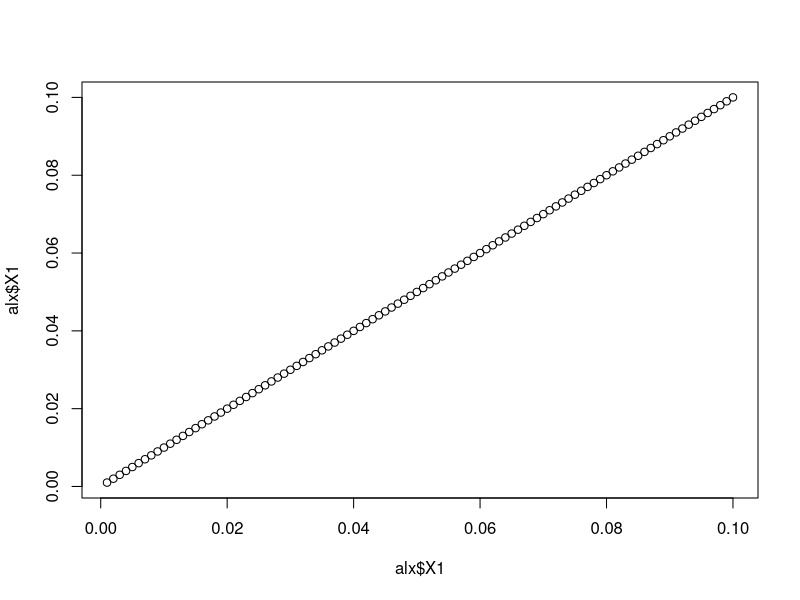

The R script that drew this image:
rm(list=ls(all=TRUE))

A=cbind(c(1,-1), c(-1,1))
a=runif(2)
b=runif(2)
alx=rbind()
for( epsilon in (1:100)/1000)
{
  #  epsilon=0.0000000001
  
A[2,1]=a[1]-1i*a[2]*epsilon
A[1,2]=a[1]+1i*a[2]*epsilon
A[1,1]=1i*b[2]*epsilon+b[1]
A[2,2]=-1i*b[2]*epsilon+b[1]
eigen(A)
A[2,1]=a[1]-1i*a[2]*epsilon
A[1,2]=a[1]+1i*a[2]*epsilon
A[1,1]=b[2]*epsilon+b[1]
A[2,2]=-b[2]*epsilon+b[1]
eigen(A)
# print(epsilon)
# print(eigen(A)$vectors)

w1=Re(eigen(A)$vectors[1,1]*Conj(eigen(A)$vectors[1,1]))
w2=Re(eigen(A)$vectors[1,2]*Conj(eigen(A)$vectors[1,2]))
w12=Re(eigen(A)$vectors[2,1]*Conj(eigen(A)$vectors[2,1]))
w22=Re(eigen(A)$vectors[2,2]*Conj(eigen(A)$vectors[2,2]))
alx=rbind(alx,c(epsilon,w1,w2,w12,w22))
} 
alx=data.frame(alx)
plot(alx$X1,alx$X1)
points(alx$X1,alx$X3)
points(alx$X1,alx$X2)
points(alx$X1,alx$X4)
points(alx$X1,alx$X5)




